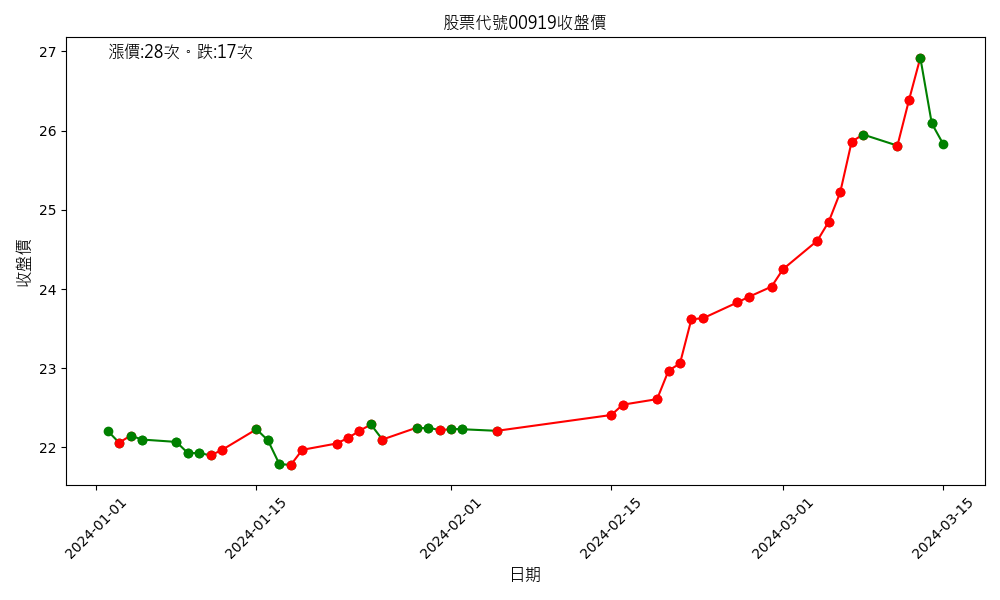

Recreate this plot in Python.
import requests
import matplotlib.pyplot as plt
from datetime import datetime, timedelta
from matplotlib.font_manager import FontProperties

def fetch_stock_data(date, stock_no):
    url = f"http://www.twse.com.tw/exchangeReport/STOCK_DAY?response=csv&date={date}&stockNo={stock_no}"
    response = requests.get(url)
    dates, prices = [], []
    if response.status_code == 200:
        lines = response.text.split('\n')
        for line in lines:
            if line.count('",') > 8:
                parts = line.split('","')
                if len(parts) >= 7:
                    date_str = parts[0].replace('"', '')
                    try:
                        year, month, day = map(int, date_str.split('/'))
                    except ValueError:
                        continue
                    gregorian_year = year + 1911
                    date = datetime(gregorian_year, month, day)
                    closing_price = float(parts[6].replace(',', ''))
                    dates.append(date)
                    prices.append(closing_price)
    return dates, prices

def get_previous_month(date, months=1):
    month = date.month - months - 1
    year = date.year + month // 12
    month = month % 12 + 1
    day = min(date.day, [31, 29 if year % 4 == 0 else 28, 31, 30, 31, 30, 31, 31, 30, 31, 30, 31][month - 1])
    return datetime(year, month, day).strftime("%Y%m%d")

def plot_stock_data(dates, prices, stock_no):
    plt.figure(figsize=(10, 6))
    
    count_red = 0
    count_green = 0

    # 繁中
    font_path = "C:\\Windows\\Fonts\\msjh.ttc"
    font_properties = FontProperties(fname=font_path, size=12)

    for i in range(1, len(prices)):
        if prices[i] > prices[i-1]:
            plt.plot([dates[i-1], dates[i]], [prices[i-1], prices[i]], 'r-o')
            count_red += 1
        else:
            plt.plot([dates[i-1], dates[i]], [prices[i-1], prices[i]], 'g-o')
            count_green += 1

    plt.title(f'股票代號{stock_no}收盤價', fontproperties=font_properties)
    plt.xlabel('日期', fontproperties=font_properties)
    plt.ylabel('收盤價', fontproperties=font_properties)
    plt.xticks(rotation=45)
    

    plt.text(dates[0], max(prices), f'漲價:{count_red}次。跌:{count_green}次', fontproperties=font_properties, color='black')
    
    plt.tight_layout()
    plt.savefig(f"{stock_no}_3month_history.png")


if __name__ == "__main__":
    stock_number = "00919"
    current_date = datetime.now()
    current_month_str = current_date.strftime("%Y%m01")
    previous_month_str = get_previous_month(current_date)
    two_months_ago_str = get_previous_month(current_date, 2)

    two_months_ago_dates, two_months_ago_prices = fetch_stock_data(two_months_ago_str, stock_number)
    prev_dates, prev_prices = fetch_stock_data(previous_month_str, stock_number)
    curr_dates, curr_prices = fetch_stock_data(current_month_str, stock_number)

    all_dates = two_months_ago_dates + prev_dates + curr_dates
    all_prices = two_months_ago_prices + prev_prices + curr_prices

    plot_stock_data(all_dates, all_prices, stock_number)
